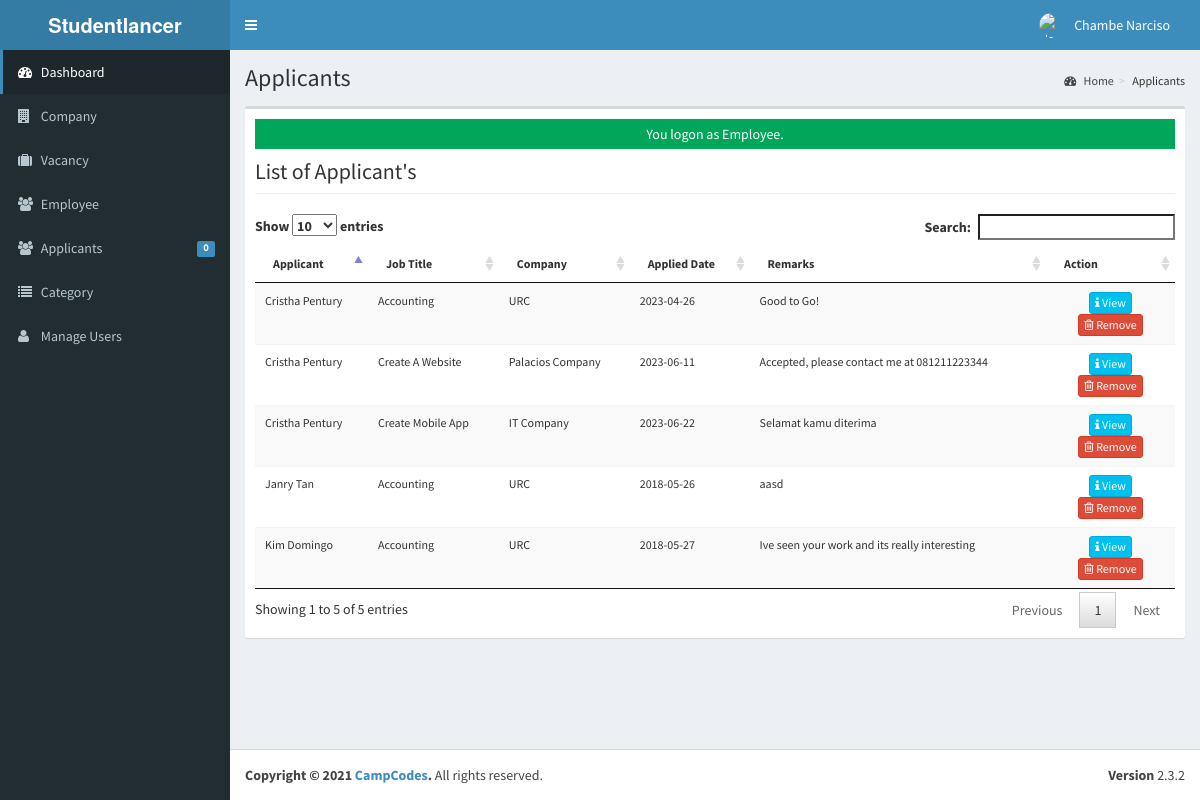
/developer/applicants/index.php (signed in), run on an earlier commit of the app's database.
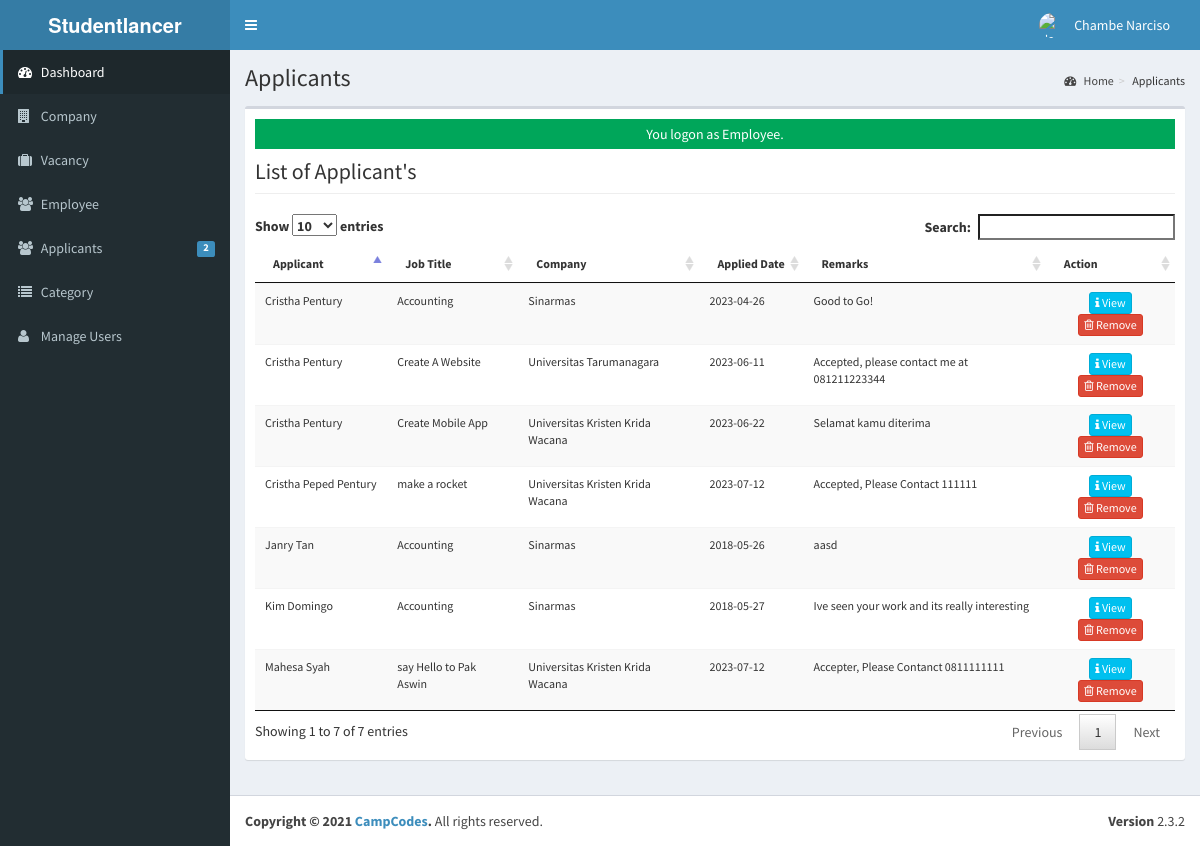
And on a later commit of the database.
### tables this page shows
CREATE TABLE `tbljobregistration` (
  `REGISTRATIONID` int(11) NOT NULL,
  `COMPANYID` int(11) NOT NULL,
  `JOBID` int(11) NOT NULL,
  `APPLICANTID` int(11) NOT NULL,
  `APPLICANT` varchar(90) NOT NULL,
  `REGISTRATIONDATE` date NOT NULL,
  `REMARKS` varchar(255) NOT NULL DEFAULT 'Pending',
  `FILEID` varchar(30) DEFAULT NULL,
  `PENDINGAPPLICATION` tinyint(1) NOT NULL DEFAULT 1,
  `HVIEW` tinyint(1) NOT NULL DEFAULT 1,
  `DATETIMEAPPROVED` datetime NOT NULL
);

CREATE TABLE `tbljob` (
  `JOBID` int(11) NOT NULL,
  `COMPANYID` int(11) NOT NULL,
  `RECRUITERNAME` varchar(255) NOT NULL,
  `CATEGORY` varchar(250) NOT NULL,
  `OCCUPATIONTITLE` varchar(90) NOT NULL,
  `REQ_NO_EMPLOYEES` int(11) NOT NULL,
  `SALARIES` double NOT NULL,
  `DURATION_EMPLOYEMENT` varchar(90) NOT NULL,
  `QUALIFICATION_WORKEXPERIENCE` text NOT NULL,
  `JOBDESCRIPTION` text NOT NULL,
  `PREFEREDSEX` varchar(30) NOT NULL,
  `SECTOR_VACANCY` text NOT NULL,
  `JOBSTATUS` varchar(90) NOT NULL,
  `DATEPOSTED` datetime NOT NULL
);

CREATE TABLE `tblcompany` (
  `COMPANYID` int(11) NOT NULL,
  `COMPANYNAME` varchar(90) NOT NULL,
  `COMPANYADDRESS` varchar(90) NOT NULL,
  `COMPANYCONTACTNO` varchar(30) NOT NULL,
  `COMPANYSTATUS` varchar(90) NOT NULL,
  `COMPANYMISSION` text NOT NULL
);

### developer/applicants/index.php (called while the page is built, shortened)
<?php
require_once("../../include/initialize.php");
 $title="Applicants";
require_once ("../theme/templates.php");
?>

### include/function.php (called while the page is built, shortened)
<?php
function currentpage(){
		$this_page = $_SERVER['SCRIPT_NAME'];
	    $bits = explode('/',$this_page);
		 return $bits[3];
	}
		?>

### include/database.php (called while the page is built, shortened)
<?php
class Database {
	var $sql_string = '';
	private $conn;
	public function open_connection() {
		$this->conn = mysqli_connect(server,user,pass);
		if(!$this->conn){
			echo "Problem in database connection! Contact administrator!";
			exit();
		}else{
			$db_select = mysqli_select_db($this->conn,database_name);
		}
	}
	function setQuery($sql='') {
		$this->sql_string=$sql;
	}
	function executeQuery() {
		$result = mysqli_query($this->conn,$this->sql_string);
		return $result;
	}
	private function confirm_query($result) {
		return $result;
	}
	function loadResultList( $key='' ) {
		$cur = $this->executeQuery();
		$array = array();
		while ($row = mysqli_fetch_object($cur)) {
			if ($key) {
				$array[$row->$key] = $row;
			} else {
				$array[] = $row;
			}
		}
		return $array;
	}
	function loadSingleResult() {
		$cur = $this->executeQuery();
		while ($row = mysqli_fetch_object($cur)) {
		return $data = $row;
		}
	}
}
$mydb = new Database();

### developer/applicants/list.php (the view, shortened to what the changed rows need)
<div class="row">
   <div class="col-lg-12">
           <h1 class="page-header">List of Applicant's   </h1>
      		</div>
  		 </div>
					<form class="wow fadeInDownaction" action="controller.php?action=delete" Method="POST">
						<table id="dash-table" class="table table-striped  table-hover table-responsive" style="font-size:12px" cellspacing="0">
						  <thead>
						  	<tr>
								<th>Applicant</th>
								<th>Job Title</th>
								<th>Company</th>
								<th>Applied Date</th>
								<th>Remarks</th>
								<th width="14%" >Action</th>
						  	</tr>
						  </thead>
						  <tbody>
						  	<?php
						  		$mydb->setQuery("SELECT * FROM `tblcompany` c  , `tbljobregistration` j, `tbljob` j2, `tblapplicants` a WHERE c.`COMPANYID`=j.`COMPANYID` AND  j.`JOBID`=j2.`JOBID` AND j.`APPLICANTID`=a.`APPLICANTID` ");
						  		$cur = $mydb->loadResultList();
								foreach ($cur as $result) {
						  		echo '<tr>';
						  		echo '<td>'. $result->APPLICANT.'</td>';
						  		echo '<td>' . $result->OCCUPATIONTITLE.'</a></td>';
						  		echo '<td>' . $result->COMPANYNAME.'</a></td>';
						  		echo '<td>'. $result->REGISTRATIONDATE.'</td>';
						  		echo '<td>'. $result->REMARKS.'</td>';
				  				echo '<td align="center" >
				  		             <a title="View" href="index.php?view=view&id='.$result->REGISTRATIONID.'"  class="btn btn-info btn-xs  ">
				  		             <span class="fa fa-info fw-fa"></span> View</a>
				  		             <a title="Remove" href="index.php?view=delete&id='.$result->REGISTRATIONID.'"  class="btn btn-danger btn-xs  ">
				  		             <span class="fa fa-trash-o fw-fa"></span> Remove</a>
				  					 </td>';
						  		echo '</tr>';
						  	}
						  	?>
						  </tbody>
						</table>
						</form>

### developer/theme/templates.php (shortened to what the changed rows need)
<!DOCTYPE html>
<html>
<head>
  <link rel="stylesheet" href="<?php echo web_root; ?>bootstrap/css/bootstrap.min.css">
  <link rel="stylesheet" href="<?php echo web_root; ?>plugins/font-awesome/css/font-awesome.min.css">
  <link rel="stylesheet" href="<?php echo web_root; ?>dist/css/AdminLTE.min.css">
  <link rel="stylesheet" href="<?php echo web_root; ?>dist/css/skins/_all-skins.min.css">
  <link rel="stylesheet" href="<?php echo web_root; ?>plugins/iCheck/flat/blue.css">
  <link rel="stylesheet" href="<?php echo web_root; ?>plugins/morris/morris.css">
  <link rel="stylesheet" href="<?php echo web_root; ?>plugins/jvectormap/jquery-jvectormap-1.2.2.css">
  <link href="<?php echo web_root; ?>plugins/datepicker/bootstrap-datetimepicker.min.css" rel="stylesheet" media="screen">
  <link rel="stylesheet" href="<?php echo web_root; ?>plugins/dataTables/jquery.dataTables.min.css">
  <link rel="stylesheet" href="<?php echo web_root; ?>plugins/bootstrap-wysihtml5/bootstrap3-wysihtml5.min.css">
</head>
<body class="hold-transition skin-blue fixed sidebar-mini">
  <div class="wrapper">
    <aside class="main-sidebar">
      <section class="sidebar">
        <ul class="sidebar-menu">
          <li class="<?php echo (currentpage() == 'applicants') ? "active" : false; ?>">
            <a href="<?php echo web_root; ?>developer/applicants/">
              <i class="fa fa-users"></i> <span>Applicants</span>
              <span class="label label-primary pull-right">
                <?php
                $sql = "SELECT count(*) as 'APPL' FROM `tbljobregistration` WHERE `PENDINGAPPLICATION`=1";
                $mydb->setQuery($sql);
                $pending = $mydb->loadSingleResult();
                echo $pending->APPL;
                ?>
              </span>
            </a>
          </li>
        </ul>
      </section>
    </aside>
    <div class="content-wrapper">
      <section class="content-header">
        <h1>
          <?php echo isset($title) ? $title : ''; ?>
        </h1>
      </section>
      <section class="content">
        <div class="row">
          <div class="col-xs-12">
            <div class="box">
              <div class="box-body">
                <?php
                require_once $content;
                ?>
              </div>
            </div>
          </div>
        </div>
      </section>
    </div>
</body>
</html>

What changed in the data, as far as the page shows it:
changed through a linked row, tbljobregistration "Kim Domingo": COMPANYID.COMPANYNAME "URC" → "Sinarmas"
changed through a linked row, tbljobregistration "Janry Tan": COMPANYID.COMPANYNAME "URC" → "Sinarmas"
changed through a linked row, tbljobregistration "Good to Go!": COMPANYID.COMPANYNAME "URC" → "Sinarmas"
changed through a linked row, tbljobregistration "Accepted, please contact me at 081211223344": COMPANYID.COMPANYNAME "Palacios Company" → "Universitas Tarumanagara"
changed through a linked row, tbljobregistration "Selamat kamu diterima": COMPANYID.COMPANYNAME "IT Company" → "Universitas Kristen Krida Wacana"
added tbljobregistration: APPLICANT "Cristha Peped Pentury", JOBID.OCCUPATIONTITLE "make a rocket", COMPANYID.COMPANYNAME "Universitas Kristen Krida Wacana", REGISTRATIONDATE "2023-07-12", REMARKS "Accepted, Please Contact 111111"
added tbljobregistration: APPLICANT "Mahesa Syah", JOBID.OCCUPATIONTITLE "say Hello to Pak Aswin", COMPANYID.COMPANYNAME "Universitas Kristen Krida Wacana", REGISTRATIONDATE "2023-07-12", REMARKS "Accepter, Please Contanct 0811111111"
Also different on the page:
$pending->APPL: "0" → "2"
text written by a page script: "Show entries Search: Showing 1 to 5 of 5 entries Previous 1 Next" → "Show entries Search: Showing 1 to 7 of 7 entries Previous 1 Next"
